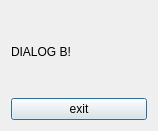
<?xml version="1.0" encoding="UTF-8"?>
<ui version="4.0">
 <class>CDialogB</class>
 <widget class="QDialog" name="CDialogB">
  <property name="geometry">
   <rect>
    <x>0</x>
    <y>0</y>
    <width>158</width>
    <height>131</height>
   </rect>
  </property>
  <property name="windowTitle">
   <string>DialogB</string>
  </property>
  <layout class="QVBoxLayout" name="verticalLayout">
   <item>
    <widget class="QLabel" name="label">
     <property name="text">
      <string>DIALOG B!</string>
     </property>
    </widget>
   </item>
   <item>
    <widget class="QPushButton" name="btnExit">
     <property name="text">
      <string>exit</string>
     </property>
    </widget>
   </item>
  </layout>
 </widget>
 <resources/>
 <connections/>
</ui>
